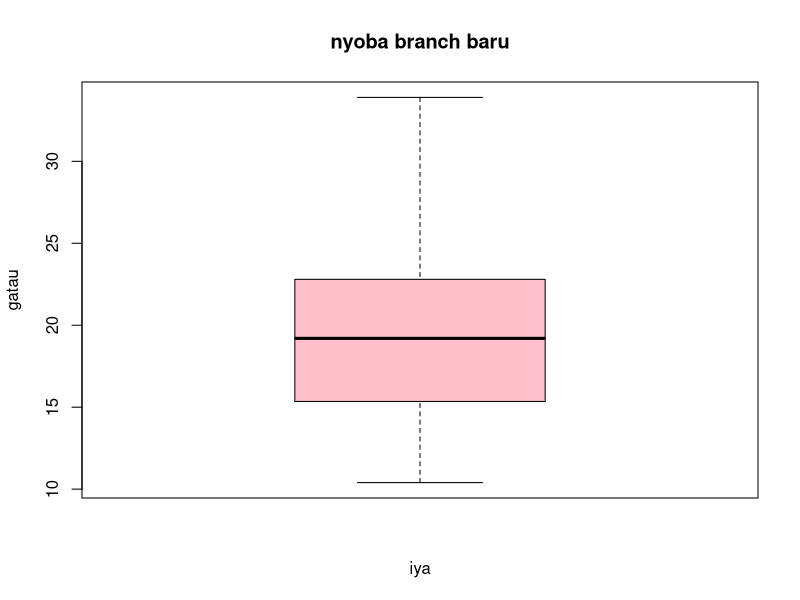
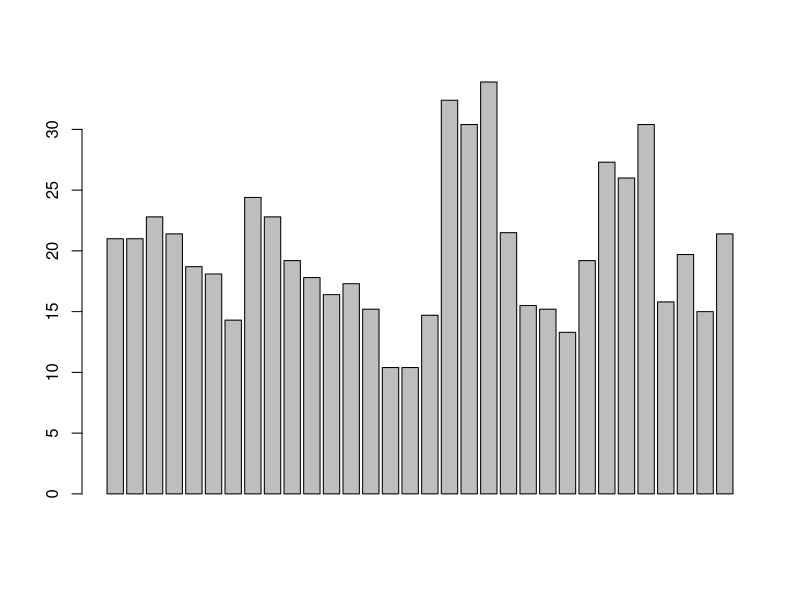

Generate these figures, in order, with R:
summary(mtcars)
mean(mtcars$mpg)
sd(mtcars$mpg)
max(mtcars$mpg)
min(mtcars$mpg)
quantile(mtcars$mpg, 0,5)
boxplot(mtcars$mpg,
        main = "nyoba branch baru",
        ylab = "gatau",
        xlab = "iya",
        col = "pink")
barplot(mtcars$mpg)
